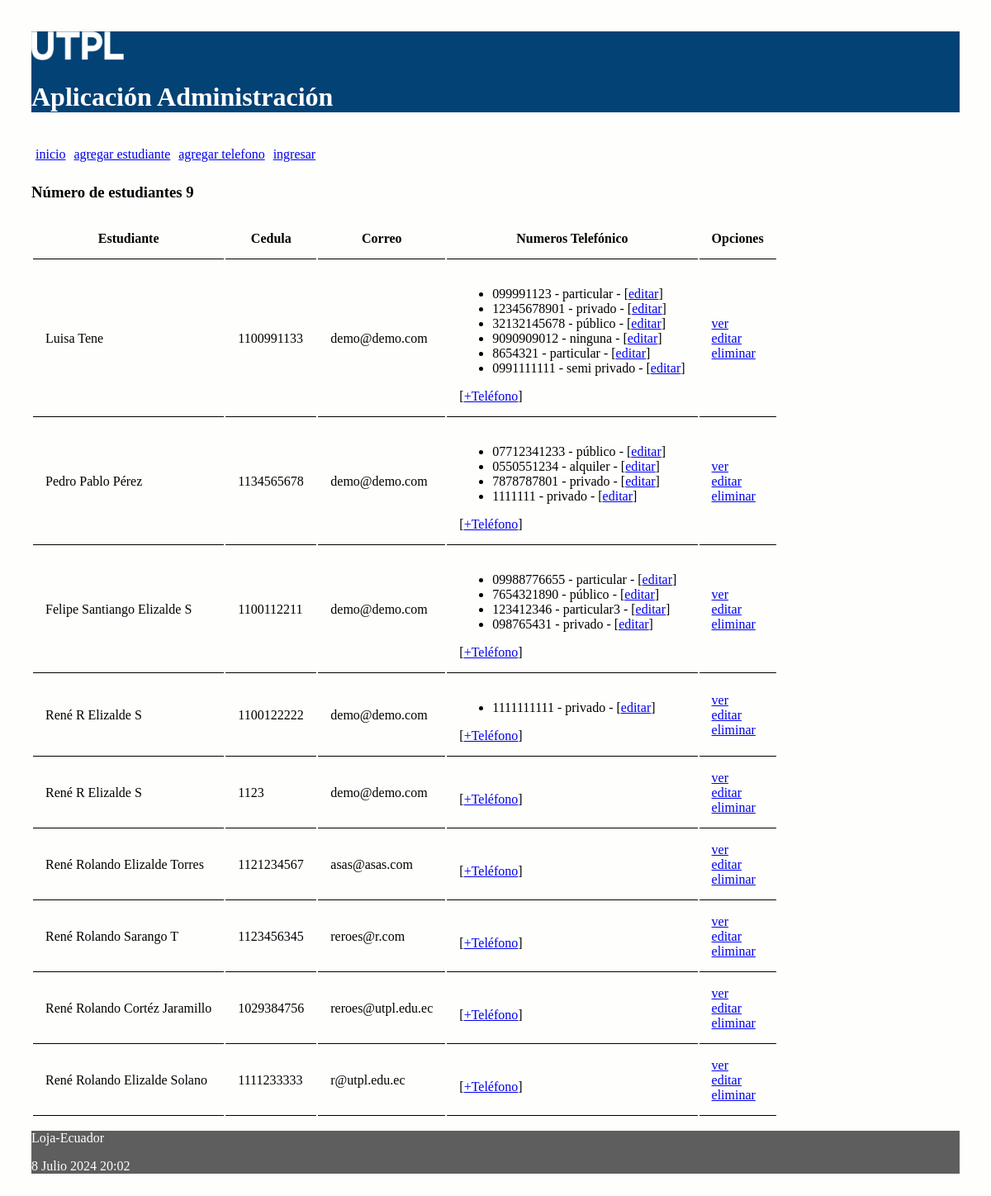
Before: / with the older database file.
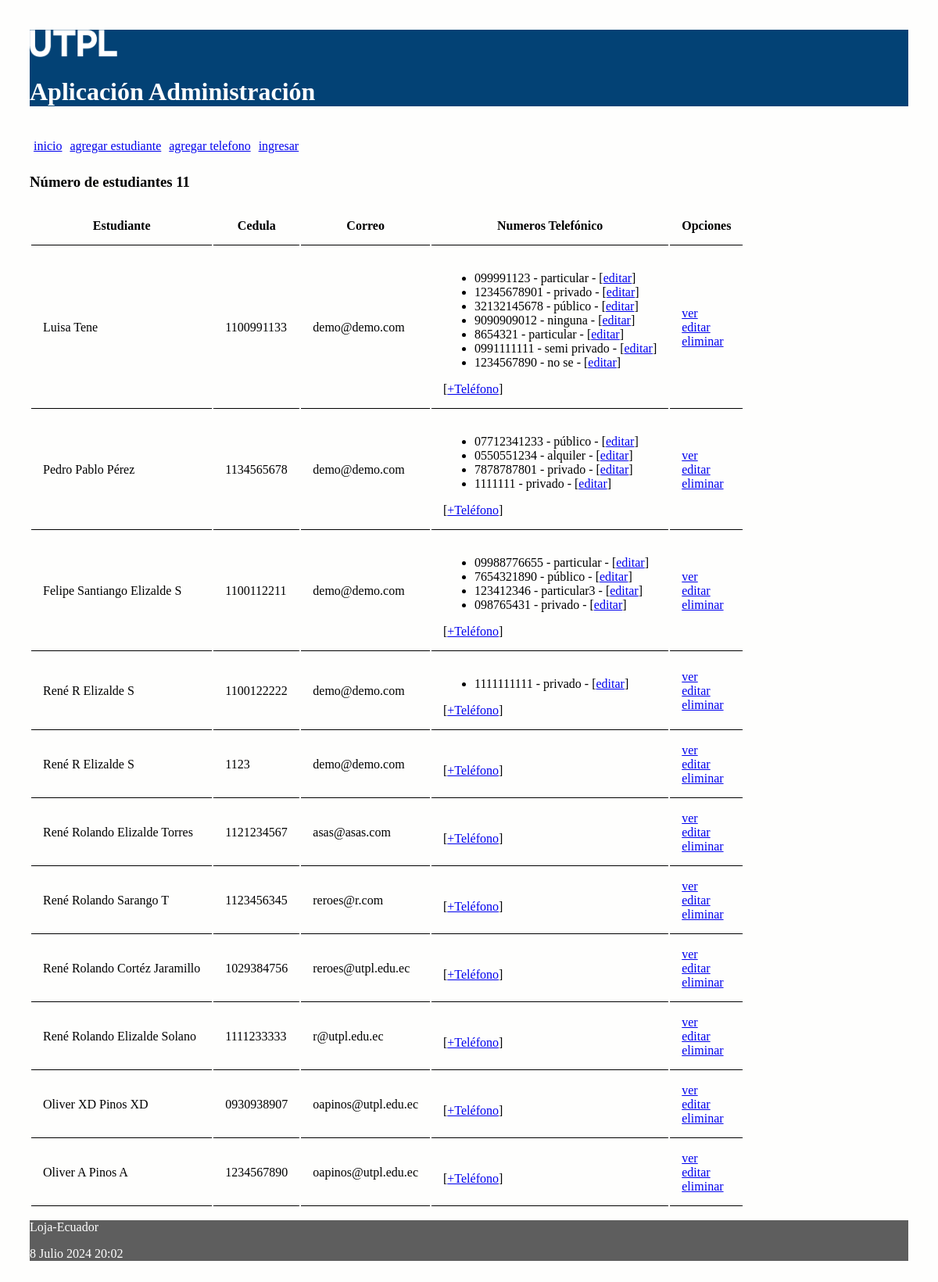
After: the same page with the newer database file.
### administrativo/models.py (models this page shows, shortened)
class Estudiante(models.Model):
    nombre = models.CharField(max_length=30)
    apellido = models.CharField(max_length=30)
    cedula = models.CharField(max_length=30, unique=True)
    correo = models.EmailField()

class NumeroTelefonico(models.Model):
    telefono = models.CharField(max_length=100)
    tipo = models.CharField(max_length=100)
    estudiante = models.ForeignKey(Estudiante, on_delete=models.CASCADE,
            related_name="numeros_telefonicos")

### administrativo/views.py (the view)
# urls.py: path('', views.index, name='index'),
def index(request):
    estudiantes = Estudiante.objects.all()
    informacion_template = {'estudiantes': estudiantes, 'numero_estudiantes': len(estudiantes)}
    return render(request, 'index.html', informacion_template)

### administrativo/templates/index.html (shortened to what this page needs)
{% extends "master.html" %}
{% block content %}
<h3>Número de estudiantes {{ numero_estudiantes }}</h3>
<table id="tabla_datos">
  <thead>
    <tr>
      <th>Estudiante</th>
      <th>Cedula</th>
      <th>Correo</th>
      <th>Numeros Telefónico </th>
      <th>Opciones</th>
    </tr>
  </thead>
  {% for e in estudiantes %}
  <tr>
    <td> {{e.nombre}} {{e.apellido}}</td>
    <td> {{e.cedula}}</td>
    <td> {{e.correo}}</td>
    <td>
      <ul>
        {% for t in e.numeros_telefonicos.all %}
          <li>
            <span>{{t.telefono}} - {{t.tipo}} - [<a href="{% url 'editar_numero_telefonico' t.id %}">editar</a>] </span>
          </li>
        {% endfor %}
      </ul>
        [<a href="{% url 'crear_numero_telefonico_estudiante' e.id%}">+Teléfono</a>]
    </td>
    <td> <a href="{% url 'obtener_estudiante' e.id %}">ver</a> <br>
      <a href="{% url 'editar_estudiante' e.id %}">editar</a> <br>
      <a href="{% url 'eliminar_estudiante' e.id %}"
      onclick="return confirm('¿Está seguro de la eliminación?')" >
      eliminar</a>
    </td>
  </tr>
  {% endfor %}
</table>
{% endblock %}

### administrativo/templates/master.html (shortened to what this page needs)
<!DOCTYPE html>
<html>
  <head>
    {% load static %}
    <link rel="stylesheet" type="text/css" href="{% static 'mis_estilos/estilos.css' %}">
    <link rel="stylesheet" type="text/css" href="https://cdn.datatables.net/1.10.25/css/jquery.dataTables.min.css">
  </head>
  <body>
  <header>
    <img src="{% static 'images/logo.png' %}" height="10%" width="10%" alt="My image">
    <h1>Aplicación Administración </h1>
    <nav class="top_menu">
      <ul>
        <li><a href="{% url 'index' %}">inicio</a></li>
        <li><a href="{% url 'crear_estudiante' %}">agregar estudiante</a></li>
        <li><a href="{% url 'crear_numero_telefonico' %}">agregar telefono</a></li>
        {% if user.is_authenticated %}
          <li><a href="{% url 'logout_view' %}">salir</a></li>
        {% else %}
          <li><a href="{% url 'login' %}">ingresar</a></li>
        {% endif %}
      </ul>
    </nav>
  </header>
  <section>
      {% block content %}
      {% endblock %}
  </section>
  <footer>
      <p>Loja-Ecuador</p>
      <p>{% now "j F Y H:i" %}</p>
  </footer>
  </body>
</html>

### administrativo/static/mis_estilos/estilos.css (style rules this page uses)
body { background: #FEFEFD; padding: 30px; }
header { background: #034275; color: #FFF; }
section { width: 100%; }
th, td { padding: 15px; border-bottom: 1px solid black; }
.top_menu ul { list-style:none; float:left; padding: 5px; width:95%; }
.top_menu ul li { float:left; margin-right:10px; margin-bottom:5px; text: #FFF; }
footer { background: #5E5E5E; color: #FFF; }

Changed rows visible on the page:
added NumeroTelefonico: telefono "1234567890", tipo "no se", shown under Estudiante "Luisa"
added Estudiante: nombre "Oliver XD", apellido "Pinos XD", cedula "0930938907", correo "oapinos@utpl.edu.ec"
added Estudiante: nombre "Oliver A", apellido "Pinos A", cedula "1234567890", correo "oapinos@utpl.edu.ec"
Other visible differences:
{{ numero_estudiantes }}: "9" → "11"
